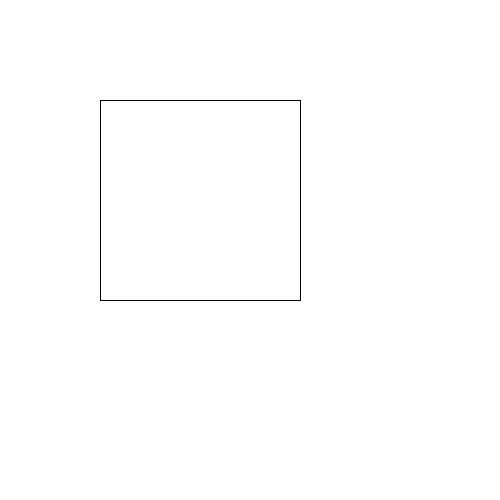
Frame 1 (no input)
Frame 60 (the mouse pressed at the canvas centre just before this capture): identical to frame 1, image omitted
Frame 120 (the mouse held since frame 60 and released just before this capture): identical to frame 1, image omitted

The Processing sketch that drew this single still picture (run headless with seeded random() and noise(); from frame 60 on, the mouse is pressed at the canvas centre):

// Processing sketch: opdracht4
// ── opdracht4.pde
void setup(){
   background(255);
  size(500,500);
  mijnMethode(100,100,300,300);
}
void draw(){
}

void mijnMethode(int x1 , int y1 ,int x2, int y2){
  line(x1,y1,x1,x2);
  line(x1,x2,x2,y2);
  line(x2,y2,x2,y1);
  line(x1,y1,x2,y1);
}
